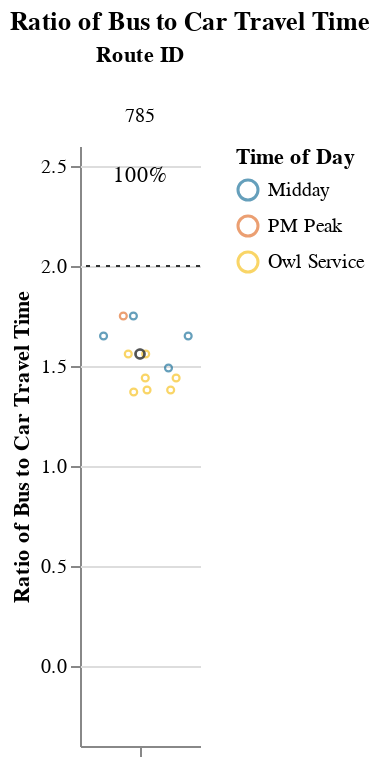
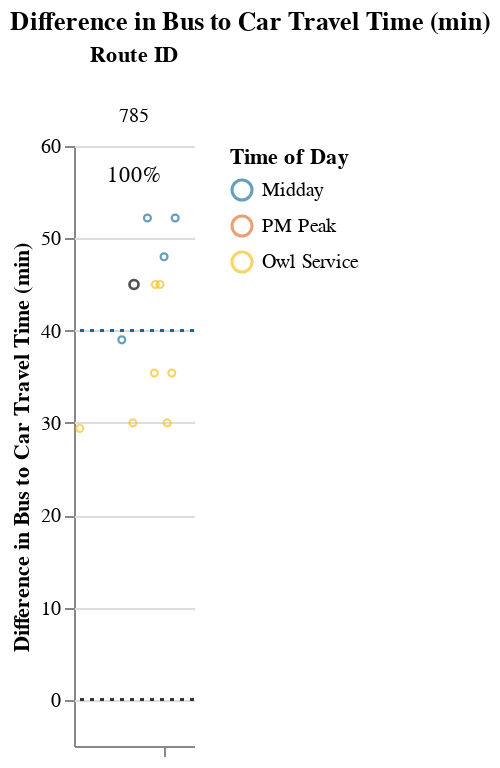

These figures' notebook cell, in order:
### Markdown cell above
### Long Routes (> 1.5 hrs)

### Code cell
route_group = "long"
try:
    subset_routes, mult, diff  = setup_charts(df, PCT_COMPETITIVE_THRESHOLD, route_group)
    if len(subset_routes) > 0:
        display(
            Markdown(
                f"{CAPTIONS_DICT[route_group]}"
                "Within each route group, routes are sorted in descending order "
                "by % competitive trips and # trips below the additional time cut-off."
            )
        )

        display(mult)
        display(diff)
except:
    print("No routes meet this criteria.")

### Figure 1 — Vega-Lite specification as saved in the notebook (floating-point values rounded to 4 significant figures)
{"config": {"view": {"continuousWidth": 400, "continuousHeight": 300, "stroke": null}, "facet": {"spacing": 0}}, "data": {"name": "data-89626c282b4d5ab9389c5ec0e441566d"}, "facet": {"column": {"field": "route_id", "sort": ["785"], "title": "Route ID", "type": "nominal"}}, "spec": {"layer": [{"mark": {"type": "point", "opacity": 0.65, "size": 12, "strokeWidth": 1.1}, "encoding": {"color": {"field": "time_of_day", "scale": {"range": ["#136C97", "#E16B26", "#F6BF16", "#00896B", "#7790A3", "#5B559C"]}, "sort": ["AM Peak", "Midday", "PM Peak", "Owl Service"], "title": "Time of Day", "type": "nominal"}, "tooltip": [{"field": "route_id", "type": "nominal"}, {"field": "trip_id", "type": "nominal"}, {"field": "service_hours", "type": "quantitative"}, {"field": "car_duration_hours", "type": "quantitative"}, {"field": "bus_multiplier", "type": "quantitative"}, {"field": "bus_difference", "type": "quantitative"}, {"field": "num_trips", "type": "quantitative"}, {"field": "num_competitive", "type": "quantitative"}, {"field": "pct_trips_competitive", "type": "quantitative"}, {"field": "p25", "type": "quantitative"}, {"field": "p50", "type": "quantitative"}, {"field": "p75", "type": "quantitative"}], "x": {"axis": {"grid": false, "labels": false, "ticks": true, "values": [0]}, "field": "jitter", "scale": {}, "title": null, "type": "quantitative"}, "y": {"field": "bus_multiplier", "scale": {"domain": [-0.25, 2.5]}, "title": "Ratio of Bus to Car Travel Time", "type": "quantitative"}}, "selection": {"selector005": {"type": "interval", "bind": "scales", "encodings": ["x", "y"]}}, "transform": [{"calculate": "sqrt(-2*log(random()))*cos(2*PI*random())", "as": "jitter"}], "width": 60}, {"layer": [{"mark": {"type": "point", "opacity": 0.6, "size": 20, "strokeWidth": 1.3}, "encoding": {"color": {"value": "#323434"}, "y": {"field": "bus_multiplier", "type": "quantitative"}}, "transform": [{"filter": "(datum.p50_trip === 1)"}]}, {"mark": {"type": "rule", "strokeDash": [2, 3]}, "encoding": {"color": {"value": "#323434"}, "y": {"field": "cutoff", "type": "quantitative"}}}, {"mark": {"type": "text", "align": "center", "baseline": "middle"}, "encoding": {"color": {"value": "black"}, "text": {"field": "pct_trips_competitive", "format": ".0%", "type": "quantitative"}, "tooltip": [{"field": "route_id", "type": "nominal"}, {"field": "trip_id", "type": "nominal"}, {"field": "service_hours", "type": "quantitative"}, {"field": "car_duration_hours", "type": "quantitative"}, {"field": "bus_multiplier", "type": "quantitative"}, {"field": "bus_difference", "type": "quantitative"}, {"field": "num_trips", "type": "quantitative"}, {"field": "num_competitive", "type": "quantitative"}, {"field": "pct_trips_competitive", "type": "quantitative"}, {"field": "p25", "type": "quantitative"}, {"field": "p50", "type": "quantitative"}, {"field": "p75", "type": "quantitative"}], "x": {"value": 30}, "y": {"value": 15}}, "transform": [{"calculate": "sqrt(-2*log(random()))*cos(2*PI*random())", "as": "jitter"}, {"filter": "(datum.fastest_trip === 1)"}]}]}]}, "resolve": {"scale": {"y": "shared"}}, "title": "Ratio of Bus to Car Travel Time", "$schema": "https://vega.github.io/schema/vega-lite/v4.17.0.json", "datasets": {"data-89626c282b4d5ab9389c5ec0e441566d": [{"calitp_itp_id": 16, "trip_key": -7463773742197690144, "trip_id": "t15E-b1EAB-sl18", "shape_id": "5650_shp", "route_id": "785", "service_hours": 1.82, "trip_first_departure_ts": 13800, "trip_last_arrival_ts": 20340, "departure_hour": 3, "time_of_day": "Owl Service", "p25": 1.92, "p50": 2.08, "p75": 2.2, "p50_trip": 0, "fastest_trip": 1, "car_duration_hours": 1.33, "competitive_route": 1, "bus_multiplier": 1.37, "bus_difference": 29.4, "num_trips": 14, "num_competitive": 14, "pct_trips_competitive": 1.0, "bus_difference_spread": 30.6, "route_group": "long", "max_trip_hrs": 2.33, "max_trip_route_group": 3.33, "name": "Antelope Valley Transit Authority", "caltrans_district": "07 - Los Angeles", "drmt_organization_name": null, "cutoff2": 40, "cutoff": 2}, {"calitp_itp_id": 16, "trip_key": 8627119891590642339, "trip_id": "t19A-b1EAC-sl18", "shape_id": "5650_shp", "route_id": "785", "service_hours": 1.83, "trip_first_departure_ts": 15000, "trip_last_arrival_ts": 21600, "departure_hour": 4, "time_of_day": "Owl Service", "p25": 1.92, "p50": 2.08, "p75": 2.2, "p50_trip": 0, "fastest_trip": 0, "car_duration_hours": 1.33, "competitive_route": 1, "bus_multiplier": 1.38, "bus_difference": 30.0, "num_trips": 14, "num_competitive": 14, "pct_trips_competitive": 1.0, "bus_difference_spread": 30.6, "route_group": "long", "max_trip_hrs": 2.33, "max_trip_route_group": 3.33, "name": "Antelope Valley Transit Authority", "caltrans_district": "07 - Los Angeles", "drmt_organization_name": null, "cutoff2": 40, "cutoff": 2}, {"calitp_itp_id": 16, "trip_key": 1199457012824822686, "trip_id": "t1B3-b1EAD-sl18", "shape_id": "5650_shp", "route_id": "785", "service_hours": 1.83, "trip_first_departure_ts": 16500, "trip_last_arrival_ts": 23100, "departure_hour": 4, "time_of_day": "Owl Service", "p25": 1.92, "p50": 2.08, "p75": 2.2, "p50_trip": 0, "fastest_trip": 0, "car_duration_hours": 1.33, "competitive_route": 1, "bus_multiplier": 1.38, "bus_difference": 30.0, "num_trips": 14, "num_competitive": 14, "pct_trips_competitive": 1.0, "bus_difference_spread": 30.6, "route_group": "long", "max_trip_hrs": 2.33, "max_trip_route_group": 3.33, "name": "Antelope Valley Transit Authority", "caltrans_district": "07 - Los Angeles", "drmt_organization_name": null, "cutoff2": 40, "cutoff": 2}, {"calitp_itp_id": 16, "trip_key": 1407505808453074903, "trip_id": "t1C7-b1EAE-sl18", "shape_id": "5650_shp", "route_id": "785", "service_hours": 1.92, "trip_first_departure_ts": 17700, "trip_last_arrival_ts": 24600, "departure_hour": 4, "time_of_day": "Owl Service", "p25": 1.92, "p50": 2.08, "p75": 2.2, "p50_trip": 0, "fastest_trip": 0, "car_duration_hours": 1.33, "competitive_route": 1, "bus_multiplier": 1.44, "bus_difference": 35.4, "num_trips": 14, "num_competitive": 14, "pct_trips_competitive": 1.0, "bus_difference_spread": 30.6, "route_group": "long", "max_trip_hrs": 2.33, "max_trip_route_group": 3.33, "name": "Antelope Valley Transit Authority", "caltrans_district": "07 - Los Angeles", "drmt_organization_name": null, "cutoff2": 40, "cutoff": 2}, {"calitp_itp_id": 16, "trip_key": -171550198906169292, "trip_id": "t208-b1EAF-sl18", "shape_id": "5650_shp", "route_id": "785", "service_hours": 1.92, "trip_first_departure_ts": 19200, "trip_last_arrival_ts": 26100, "departure_hour": 5, "time_of_day": "Owl Service", "p25": 1.92, "p50": 2.08, "p75": 2.2, "p50_trip": 0, "fastest_trip": 0, "car_duration_hours": 1.33, "competitive_route": 1, "bus_multiplier": 1.44, "bus_difference": 35.4, "num_trips": 14, "num_competitive": 14, "pct_trips_competitive": 1.0, "bus_difference_spread": 30.6, "route_group": "long", "max_trip_hrs": 2.33, "max_trip_route_group": 3.33, "name": "Antelope Valley Transit Authority", "caltrans_district": "07 - Los Angeles", "drmt_organization_name": null, "cutoff2": 40, "cutoff": 2}, {"calitp_itp_id": 16, "trip_key": 6098829809570482634, "trip_id": "t5AA-b1EAB-sl18", "shape_id": "5652_shp", "route_id": "785", "service_hours": 1.98, "trip_first_departure_ts": 53400, "trip_last_arrival_ts": 60540, "departure_hour": 14, "time_of_day": "Midday", "p25": 1.92, "p50": 2.08, "p75": 2.2, "p50_trip": 0, "fastest_trip": 0, "car_duration_hours": 1.33, "competitive_route": 1, "bus_multiplier": 1.49, "bus_difference": 39.0, "num_trips": 14, "num_competitive": 14, "pct_trips_competitive": 1.0, "bus_difference_spread": 30.6, "route_group": "long", "max_trip_hrs": 2.33, "max_trip_route_group": 3.33, "name": "Antelope Valley Transit Authority", "caltrans_district": "07 - Los Angeles", "drmt_organization_name": null, "cutoff2": 40, "cutoff": 2}, {"calitp_itp_id": 16, "trip_key": 3705340742996719858, "trip_id": "t21C-b1EB0-sl18", "shape_id": "5650_shp", "route_id": "785", "service_hours": 2.08, "trip_first_departure_ts": 20400, "trip_last_arrival_ts": 27900, "departure_hour": 5, "time_of_day": "Owl Service", "p25": 1.92, "p50": 2.08, "p75": 2.2, "p50_trip": 1, "fastest_trip": 0, "car_duration_hours": 1.33, "competitive_route": 1, "bus_multiplier": 1.56, "bus_difference": 45.0, "num_trips": 14, "num_competitive": 14, "pct_trips_competitive": 1.0, "bus_difference_spread": 30.6, "route_group": "long", "max_trip_hrs": 2.33, "max_trip_route_group": 3.33, "name": "Antelope Valley Transit Authority", "caltrans_district": "07 - Los Angeles", "drmt_organization_name": null, "cutoff2": 40, "cutoff": 2}, {"calitp_itp_id": 16, "trip_key": 7796180044706690916, "trip_id": "t258-b1EB1-sl18", "shape_id": "5650_shp", "route_id": "785", "service_hours": 2.08, "trip_first_departure_ts": 21600, "trip_last_arrival_ts": 29100, "departure_hour": 6, "time_of_day": "Owl Service", "p25": 1.92, "p50": 2.08, "p75": 2.2, "p50_trip": 1, "fastest_trip": 0, "car_duration_hours": 1.33, "competitive_route": 1, "bus_multiplier": 1.56, "bus_difference": 45.0, "num_trips": 14, "num_competitive": 14, "pct_trips_competitive": 1.0, "bus_difference_spread": 30.6, "route_group": "long", "max_trip_hrs": 2.33, "max_trip_route_group": 3.33, "name": "Antelope Valley Transit Authority", "caltrans_district": "07 - Los Angeles", "drmt_organization_name": null, "cutoff2": 40, "cutoff": 2}, {"calitp_itp_id": 16, "trip_key": 8792947308857233103, "trip_id": "t5F0-b1EAC-sl18", "shape_id": "5652_shp", "route_id": "785", "service_hours": 2.13, "trip_first_departure_ts": 55200, "trip_last_arrival_ts": 62880, "departure_hour": 15, "time_of_day": "Midday", "p25": 1.92, "p50": 2.08, "p75": 2.2, "p50_trip": 0, "fastest_trip": 0, "car_duration_hours": 1.33, "competitive_route": 1, "bus_multiplier": 1.6, "bus_difference": 48.0, "num_trips": 14, "num_competitive": 14, "pct_trips_competitive": 1.0, "bus_difference_spread": 30.6, "route_group": "long", "max_trip_hrs": 2.33, "max_trip_route_group": 3.33, "name": "Antelope Valley Transit Authority", "caltrans_district": "07 - Los Angeles", "drmt_organization_name": null, "cutoff2": 40, "cutoff": 2}, {"calitp_itp_id": 16, "trip_key": -8000632511721079957, "trip_id": "t609-b1EAD-sl18", "shape_id": "5652_shp", "route_id": "785", "service_hours": 2.2, "trip_first_departure_ts": 56700, "trip_last_arrival_ts": 64620, "departure_hour": 15, "time_of_day": "Midday", "p25": 1.92, "p50": 2.08, "p75": 2.2, "p50_trip": 0, "fastest_trip": 0, "car_duration_hours": 1.33, "competitive_route": 1, "bus_multiplier": 1.65, "bus_difference": 52.2, "num_trips": 14, "num_competitive": 14, "pct_trips_competitive": 1.0, "bus_difference_spread": 30.6, "route_group": "long", "max_trip_hrs": 2.33, "max_trip_route_group": 3.33, "name": "Antelope Valley Transit Authority", "caltrans_district": "07 - Los Angeles", "drmt_organization_name": null, "cutoff2": 40, "cutoff": 2}, {"calitp_itp_id": 16, "trip_key": -300129180088713817, "trip_id": "t64F-b1EAE-sl18", "shape_id": "5652_shp", "route_id": "785", "service_hours": 2.2, "trip_first_departure_ts": 58500, "trip_last_arrival_ts": 66420, "departure_hour": 16, "time_of_day": "Midday", "p25": 1.92, "p50": 2.08, "p75": 2.2, "p50_trip": 0, "fastest_trip": 0, "car_duration_hours": 1.33, "competitive_route": 1, "bus_multiplier": 1.65, "bus_difference": 52.2, "num_trips": 14, "num_competitive": 14, "pct_trips_competitive": 1.0, "bus_difference_spread": 30.6, "route_group": "long", "max_trip_hrs": 2.33, "max_trip_route_group": 3.33, "name": "Antelope Valley Transit Authority", "caltrans_district": "07 - Los Angeles", "drmt_organization_name": null, "cutoff2": 40, "cutoff": 2}, {"calitp_itp_id": 16, "trip_key": 3684561317867697962, "trip_id": "t6AE-b1EB0-sl18", "shape_id": "5652_shp", "route_id": "785", "service_hours": 2.28, "trip_first_departure_ts": 61800, "trip_last_arrival_ts": 70020, "departure_hour": 17, "time_of_day": "PM Peak", "p25": 1.92, "p50": 2.08, "p75": 2.2, "p50_trip": 0, "fastest_trip": 0, "car_duration_hours": 1.33, "competitive_route": 1, "bus_multiplier": 1.71, "bus_difference": 57.0, "num_trips": 14, "num_competitive": 14, "pct_trips_competitive": 1.0, "bus_difference_spread": 30.6, "route_group": "long", "max_trip_hrs": 2.33, "max_trip_route_group": 3.33, "name": "Antelope Valley Transit Authority", "caltrans_district": "07 - Los Angeles", "drmt_organization_name": null, "cutoff2": 40, "cutoff": 2}, {"calitp_itp_id": 16, "trip_key": -7584300430236784101, "trip_id": "t668-b1EAF-sl18", "shape_id": "5652_shp", "route_id": "785", "service_hours": 2.33, "trip_first_departure_ts": 60000, "trip_last_arrival_ts": 68400, "departure_hour": 16, "time_of_day": "Midday", "p25": 1.92, "p50": 2.08, "p75": 2.2, "p50_trip": 0, "fastest_trip": 0, "car_duration_hours": 1.33, "competitive_route": 1, "bus_multiplier": 1.75, "bus_difference": 60.0, "num_trips": 14, "num_competitive": 14, "pct_trips_competitive": 1.0, "bus_difference_spread": 30.6, "route_group": "long", "max_trip_hrs": 2.33, "max_trip_route_group": 3.33, "name": "Antelope Valley Transit Authority", "caltrans_district": "07 - Los Angeles", "drmt_organization_name": null, "cutoff2": 40, "cutoff": 2}, {"calitp_itp_id": 16, "trip_key": 5892805067477329955, "trip_id": "t6CC-b1EB1-sl18", "shape_id": "5652_shp", "route_id": "785", "service_hours": 2.33, "trip_first_departure_ts": 63600, "trip_last_arrival_ts": 72000, "departure_hour": 17, "time_of_day": "PM Peak", "p25": 1.92, "p50": 2.08, "p75": 2.2, "p50_trip": 0, "fastest_trip": 0, "car_duration_hours": 1.33, "competitive_route": 1, "bus_multiplier": 1.75, "bus_difference": 60.0, "num_trips": 14, "num_competitive": 14, "pct_trips_competitive": 1.0, "bus_difference_spread": 30.6, "route_group": "long", "max_trip_hrs": 2.33, "max_trip_route_group": 3.33, "name": "Antelope Valley Transit Authority", "caltrans_district": "07 - Los Angeles", "drmt_organization_name": null, "cutoff2": 40, "cutoff": 2}]}}

### Figure 2 — Vega-Lite specification as saved in the notebook (floating-point values rounded to 4 significant figures)
{"config": {"view": {"continuousWidth": 400, "continuousHeight": 300, "stroke": null}, "facet": {"spacing": 0}}, "data": {"name": "data-997caa2aa594d5468c599ba2d1deb99e"}, "facet": {"column": {"field": "route_id", "sort": ["785"], "title": "Route ID", "type": "nominal"}}, "spec": {"layer": [{"mark": {"type": "point", "opacity": 0.65, "size": 12, "strokeWidth": 1.1}, "encoding": {"color": {"field": "time_of_day", "scale": {"range": ["#136C97", "#E16B26", "#F6BF16", "#00896B", "#7790A3", "#5B559C"]}, "sort": ["AM Peak", "Midday", "PM Peak", "Owl Service"], "title": "Time of Day", "type": "nominal"}, "tooltip": [{"field": "route_id", "type": "nominal"}, {"field": "trip_id", "type": "nominal"}, {"field": "service_hours", "type": "quantitative"}, {"field": "car_duration_hours", "type": "quantitative"}, {"field": "bus_multiplier", "type": "quantitative"}, {"field": "bus_difference", "type": "quantitative"}, {"field": "num_trips", "type": "quantitative"}, {"field": "num_competitive", "type": "quantitative"}, {"field": "pct_trips_competitive", "type": "quantitative"}, {"field": "p25", "type": "quantitative"}, {"field": "p50", "type": "quantitative"}, {"field": "p75", "type": "quantitative"}], "x": {"axis": {"grid": false, "labels": false, "ticks": true, "values": [0]}, "field": "jitter", "scale": {}, "title": null, "type": "quantitative"}, "y": {"field": "bus_difference", "scale": {"domain": [-5, 60.0]}, "title": "Difference in Bus to Car Travel Time (min)", "type": "quantitative"}}, "selection": {"selector006": {"type": "interval", "bind": "scales", "encodings": ["x", "y"]}}, "transform": [{"calculate": "sqrt(-2*log(random()))*cos(2*PI*random())", "as": "jitter"}], "width": 60}, {"layer": [{"mark": {"type": "point", "opacity": 0.6, "size": 20, "strokeWidth": 1.3}, "encoding": {"color": {"value": "#323434"}, "y": {"field": "bus_difference", "type": "quantitative"}}, "transform": [{"filter": "(datum.p50_trip === 1)"}]}, {"mark": {"type": "rule", "strokeDash": [2, 3]}, "encoding": {"color": {"value": "#323434"}, "y": {"field": "cutoff", "type": "quantitative"}}}, {"mark": {"type": "rule", "strokeDash": [2, 3]}, "encoding": {"color": {"value": "#136C97"}, "y": {"field": "cutoff2", "type": "quantitative"}}}, {"mark": {"type": "text", "align": "center", "baseline": "middle"}, "encoding": {"color": {"value": "black"}, "text": {"field": "pct_trips_competitive", "format": ".0%", "type": "quantitative"}, "tooltip": [{"field": "route_id", "type": "nominal"}, {"field": "trip_id", "type": "nominal"}, {"field": "service_hours", "type": "quantitative"}, {"field": "car_duration_hours", "type": "quantitative"}, {"field": "bus_multiplier", "type": "quantitative"}, {"field": "bus_difference", "type": "quantitative"}, {"field": "num_trips", "type": "quantitative"}, {"field": "num_competitive", "type": "quantitative"}, {"field": "pct_trips_competitive", "type": "quantitative"}, {"field": "p25", "type": "quantitative"}, {"field": "p50", "type": "quantitative"}, {"field": "p75", "type": "quantitative"}], "x": {"value": 30}, "y": {"value": 15}}, "transform": [{"calculate": "sqrt(-2*log(random()))*cos(2*PI*random())", "as": "jitter"}, {"filter": "(datum.fastest_trip === 1)"}]}]}]}, "resolve": {"scale": {"y": "shared"}}, "title": "Difference in Bus to Car Travel Time (min)", "$schema": "https://vega.github.io/schema/vega-lite/v4.17.0.json", "datasets": {"data-997caa2aa594d5468c599ba2d1deb99e": [{"calitp_itp_id": 16, "trip_key": -7463773742197690144, "trip_id": "t15E-b1EAB-sl18", "shape_id": "5650_shp", "route_id": "785", "service_hours": 1.82, "trip_first_departure_ts": 13800, "trip_last_arrival_ts": 20340, "departure_hour": 3, "time_of_day": "Owl Service", "p25": 1.92, "p50": 2.08, "p75": 2.2, "p50_trip": 0, "fastest_trip": 1, "car_duration_hours": 1.33, "competitive_route": 1, "bus_multiplier": 1.37, "bus_difference": 29.4, "num_trips": 14, "num_competitive": 14, "pct_trips_competitive": 1.0, "bus_difference_spread": 30.6, "route_group": "long", "max_trip_hrs": 2.33, "max_trip_route_group": 3.33, "name": "Antelope Valley Transit Authority", "caltrans_district": "07 - Los Angeles", "drmt_organization_name": null, "cutoff2": 40, "cutoff": 0}, {"calitp_itp_id": 16, "trip_key": 8627119891590642339, "trip_id": "t19A-b1EAC-sl18", "shape_id": "5650_shp", "route_id": "785", "service_hours": 1.83, "trip_first_departure_ts": 15000, "trip_last_arrival_ts": 21600, "departure_hour": 4, "time_of_day": "Owl Service", "p25": 1.92, "p50": 2.08, "p75": 2.2, "p50_trip": 0, "fastest_trip": 0, "car_duration_hours": 1.33, "competitive_route": 1, "bus_multiplier": 1.38, "bus_difference": 30.0, "num_trips": 14, "num_competitive": 14, "pct_trips_competitive": 1.0, "bus_difference_spread": 30.6, "route_group": "long", "max_trip_hrs": 2.33, "max_trip_route_group": 3.33, "name": "Antelope Valley Transit Authority", "caltrans_district": "07 - Los Angeles", "drmt_organization_name": null, "cutoff2": 40, "cutoff": 0}, {"calitp_itp_id": 16, "trip_key": 1199457012824822686, "trip_id": "t1B3-b1EAD-sl18", "shape_id": "5650_shp", "route_id": "785", "service_hours": 1.83, "trip_first_departure_ts": 16500, "trip_last_arrival_ts": 23100, "departure_hour": 4, "time_of_day": "Owl Service", "p25": 1.92, "p50": 2.08, "p75": 2.2, "p50_trip": 0, "fastest_trip": 0, "car_duration_hours": 1.33, "competitive_route": 1, "bus_multiplier": 1.38, "bus_difference": 30.0, "num_trips": 14, "num_competitive": 14, "pct_trips_competitive": 1.0, "bus_difference_spread": 30.6, "route_group": "long", "max_trip_hrs": 2.33, "max_trip_route_group": 3.33, "name": "Antelope Valley Transit Authority", "caltrans_district": "07 - Los Angeles", "drmt_organization_name": null, "cutoff2": 40, "cutoff": 0}, {"calitp_itp_id": 16, "trip_key": 1407505808453074903, "trip_id": "t1C7-b1EAE-sl18", "shape_id": "5650_shp", "route_id": "785", "service_hours": 1.92, "trip_first_departure_ts": 17700, "trip_last_arrival_ts": 24600, "departure_hour": 4, "time_of_day": "Owl Service", "p25": 1.92, "p50": 2.08, "p75": 2.2, "p50_trip": 0, "fastest_trip": 0, "car_duration_hours": 1.33, "competitive_route": 1, "bus_multiplier": 1.44, "bus_difference": 35.4, "num_trips": 14, "num_competitive": 14, "pct_trips_competitive": 1.0, "bus_difference_spread": 30.6, "route_group": "long", "max_trip_hrs": 2.33, "max_trip_route_group": 3.33, "name": "Antelope Valley Transit Authority", "caltrans_district": "07 - Los Angeles", "drmt_organization_name": null, "cutoff2": 40, "cutoff": 0}, {"calitp_itp_id": 16, "trip_key": -171550198906169292, "trip_id": "t208-b1EAF-sl18", "shape_id": "5650_shp", "route_id": "785", "service_hours": 1.92, "trip_first_departure_ts": 19200, "trip_last_arrival_ts": 26100, "departure_hour": 5, "time_of_day": "Owl Service", "p25": 1.92, "p50": 2.08, "p75": 2.2, "p50_trip": 0, "fastest_trip": 0, "car_duration_hours": 1.33, "competitive_route": 1, "bus_multiplier": 1.44, "bus_difference": 35.4, "num_trips": 14, "num_competitive": 14, "pct_trips_competitive": 1.0, "bus_difference_spread": 30.6, "route_group": "long", "max_trip_hrs": 2.33, "max_trip_route_group": 3.33, "name": "Antelope Valley Transit Authority", "caltrans_district": "07 - Los Angeles", "drmt_organization_name": null, "cutoff2": 40, "cutoff": 0}, {"calitp_itp_id": 16, "trip_key": 6098829809570482634, "trip_id": "t5AA-b1EAB-sl18", "shape_id": "5652_shp", "route_id": "785", "service_hours": 1.98, "trip_first_departure_ts": 53400, "trip_last_arrival_ts": 60540, "departure_hour": 14, "time_of_day": "Midday", "p25": 1.92, "p50": 2.08, "p75": 2.2, "p50_trip": 0, "fastest_trip": 0, "car_duration_hours": 1.33, "competitive_route": 1, "bus_multiplier": 1.49, "bus_difference": 39.0, "num_trips": 14, "num_competitive": 14, "pct_trips_competitive": 1.0, "bus_difference_spread": 30.6, "route_group": "long", "max_trip_hrs": 2.33, "max_trip_route_group": 3.33, "name": "Antelope Valley Transit Authority", "caltrans_district": "07 - Los Angeles", "drmt_organization_name": null, "cutoff2": 40, "cutoff": 0}, {"calitp_itp_id": 16, "trip_key": 3705340742996719858, "trip_id": "t21C-b1EB0-sl18", "shape_id": "5650_shp", "route_id": "785", "service_hours": 2.08, "trip_first_departure_ts": 20400, "trip_last_arrival_ts": 27900, "departure_hour": 5, "time_of_day": "Owl Service", "p25": 1.92, "p50": 2.08, "p75": 2.2, "p50_trip": 1, "fastest_trip": 0, "car_duration_hours": 1.33, "competitive_route": 1, "bus_multiplier": 1.56, "bus_difference": 45.0, "num_trips": 14, "num_competitive": 14, "pct_trips_competitive": 1.0, "bus_difference_spread": 30.6, "route_group": "long", "max_trip_hrs": 2.33, "max_trip_route_group": 3.33, "name": "Antelope Valley Transit Authority", "caltrans_district": "07 - Los Angeles", "drmt_organization_name": null, "cutoff2": 40, "cutoff": 0}, {"calitp_itp_id": 16, "trip_key": 7796180044706690916, "trip_id": "t258-b1EB1-sl18", "shape_id": "5650_shp", "route_id": "785", "service_hours": 2.08, "trip_first_departure_ts": 21600, "trip_last_arrival_ts": 29100, "departure_hour": 6, "time_of_day": "Owl Service", "p25": 1.92, "p50": 2.08, "p75": 2.2, "p50_trip": 1, "fastest_trip": 0, "car_duration_hours": 1.33, "competitive_route": 1, "bus_multiplier": 1.56, "bus_difference": 45.0, "num_trips": 14, "num_competitive": 14, "pct_trips_competitive": 1.0, "bus_difference_spread": 30.6, "route_group": "long", "max_trip_hrs": 2.33, "max_trip_route_group": 3.33, "name": "Antelope Valley Transit Authority", "caltrans_district": "07 - Los Angeles", "drmt_organization_name": null, "cutoff2": 40, "cutoff": 0}, {"calitp_itp_id": 16, "trip_key": 8792947308857233103, "trip_id": "t5F0-b1EAC-sl18", "shape_id": "5652_shp", "route_id": "785", "service_hours": 2.13, "trip_first_departure_ts": 55200, "trip_last_arrival_ts": 62880, "departure_hour": 15, "time_of_day": "Midday", "p25": 1.92, "p50": 2.08, "p75": 2.2, "p50_trip": 0, "fastest_trip": 0, "car_duration_hours": 1.33, "competitive_route": 1, "bus_multiplier": 1.6, "bus_difference": 48.0, "num_trips": 14, "num_competitive": 14, "pct_trips_competitive": 1.0, "bus_difference_spread": 30.6, "route_group": "long", "max_trip_hrs": 2.33, "max_trip_route_group": 3.33, "name": "Antelope Valley Transit Authority", "caltrans_district": "07 - Los Angeles", "drmt_organization_name": null, "cutoff2": 40, "cutoff": 0}, {"calitp_itp_id": 16, "trip_key": -8000632511721079957, "trip_id": "t609-b1EAD-sl18", "shape_id": "5652_shp", "route_id": "785", "service_hours": 2.2, "trip_first_departure_ts": 56700, "trip_last_arrival_ts": 64620, "departure_hour": 15, "time_of_day": "Midday", "p25": 1.92, "p50": 2.08, "p75": 2.2, "p50_trip": 0, "fastest_trip": 0, "car_duration_hours": 1.33, "competitive_route": 1, "bus_multiplier": 1.65, "bus_difference": 52.2, "num_trips": 14, "num_competitive": 14, "pct_trips_competitive": 1.0, "bus_difference_spread": 30.6, "route_group": "long", "max_trip_hrs": 2.33, "max_trip_route_group": 3.33, "name": "Antelope Valley Transit Authority", "caltrans_district": "07 - Los Angeles", "drmt_organization_name": null, "cutoff2": 40, "cutoff": 0}, {"calitp_itp_id": 16, "trip_key": -300129180088713817, "trip_id": "t64F-b1EAE-sl18", "shape_id": "5652_shp", "route_id": "785", "service_hours": 2.2, "trip_first_departure_ts": 58500, "trip_last_arrival_ts": 66420, "departure_hour": 16, "time_of_day": "Midday", "p25": 1.92, "p50": 2.08, "p75": 2.2, "p50_trip": 0, "fastest_trip": 0, "car_duration_hours": 1.33, "competitive_route": 1, "bus_multiplier": 1.65, "bus_difference": 52.2, "num_trips": 14, "num_competitive": 14, "pct_trips_competitive": 1.0, "bus_difference_spread": 30.6, "route_group": "long", "max_trip_hrs": 2.33, "max_trip_route_group": 3.33, "name": "Antelope Valley Transit Authority", "caltrans_district": "07 - Los Angeles", "drmt_organization_name": null, "cutoff2": 40, "cutoff": 0}, {"calitp_itp_id": 16, "trip_key": 3684561317867697962, "trip_id": "t6AE-b1EB0-sl18", "shape_id": "5652_shp", "route_id": "785", "service_hours": 2.28, "trip_first_departure_ts": 61800, "trip_last_arrival_ts": 70020, "departure_hour": 17, "time_of_day": "PM Peak", "p25": 1.92, "p50": 2.08, "p75": 2.2, "p50_trip": 0, "fastest_trip": 0, "car_duration_hours": 1.33, "competitive_route": 1, "bus_multiplier": 1.71, "bus_difference": 57.0, "num_trips": 14, "num_competitive": 14, "pct_trips_competitive": 1.0, "bus_difference_spread": 30.6, "route_group": "long", "max_trip_hrs": 2.33, "max_trip_route_group": 3.33, "name": "Antelope Valley Transit Authority", "caltrans_district": "07 - Los Angeles", "drmt_organization_name": null, "cutoff2": 40, "cutoff": 0}, {"calitp_itp_id": 16, "trip_key": -7584300430236784101, "trip_id": "t668-b1EAF-sl18", "shape_id": "5652_shp", "route_id": "785", "service_hours": 2.33, "trip_first_departure_ts": 60000, "trip_last_arrival_ts": 68400, "departure_hour": 16, "time_of_day": "Midday", "p25": 1.92, "p50": 2.08, "p75": 2.2, "p50_trip": 0, "fastest_trip": 0, "car_duration_hours": 1.33, "competitive_route": 1, "bus_multiplier": 1.75, "bus_difference": 60.0, "num_trips": 14, "num_competitive": 14, "pct_trips_competitive": 1.0, "bus_difference_spread": 30.6, "route_group": "long", "max_trip_hrs": 2.33, "max_trip_route_group": 3.33, "name": "Antelope Valley Transit Authority", "caltrans_district": "07 - Los Angeles", "drmt_organization_name": null, "cutoff2": 40, "cutoff": 0}, {"calitp_itp_id": 16, "trip_key": 5892805067477329955, "trip_id": "t6CC-b1EB1-sl18", "shape_id": "5652_shp", "route_id": "785", "service_hours": 2.33, "trip_first_departure_ts": 63600, "trip_last_arrival_ts": 72000, "departure_hour": 17, "time_of_day": "PM Peak", "p25": 1.92, "p50": 2.08, "p75": 2.2, "p50_trip": 0, "fastest_trip": 0, "car_duration_hours": 1.33, "competitive_route": 1, "bus_multiplier": 1.75, "bus_difference": 60.0, "num_trips": 14, "num_competitive": 14, "pct_trips_competitive": 1.0, "bus_difference_spread": 30.6, "route_group": "long", "max_trip_hrs": 2.33, "max_trip_route_group": 3.33, "name": "Antelope Valley Transit Authority", "caltrans_district": "07 - Los Angeles", "drmt_organization_name": null, "cutoff2": 40, "cutoff": 0}]}}
